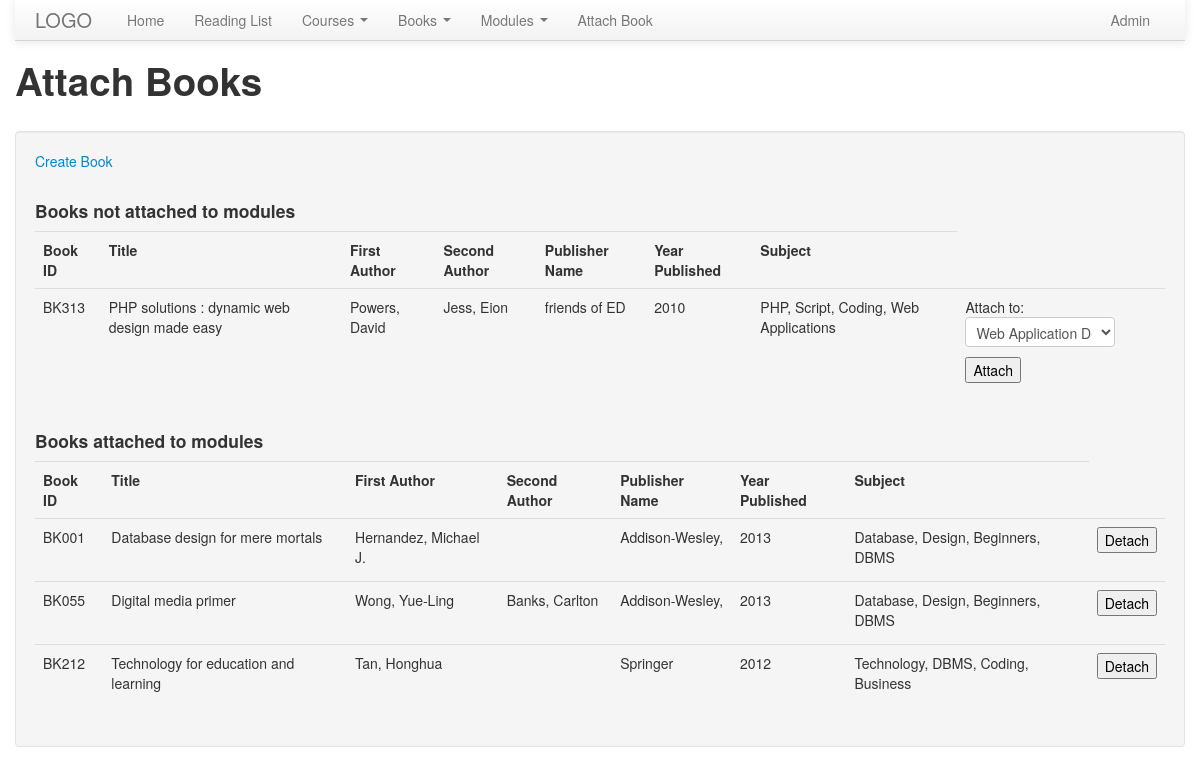
The app's page /attach_books.php (signed in) with its own data.
### tables this page shows
CREATE TABLE IF NOT EXISTS `books` (
  `Book_ID` char(5) NOT NULL,
  `Title` varchar(50) NOT NULL,
  `First_Author` varchar(30) NOT NULL,
  `Second_Author` varchar(30) DEFAULT NULL,
  `Publisher` varchar(50) NOT NULL,
  `Year` year(4) NOT NULL,
  `Content_Summary` varchar(100) NOT NULL,
  PRIMARY KEY (`Book_ID`)
);

### attach_books.php (the view, shortened to what this page needs)
<?php
require_once "inc/inc.php";
include 'header.php';
?>
<body>
    <div class = "container">
    <?php include 'navigation_bar.php';
	?>
    <h1>Attach Books</h1>
    <br>
	<div class = "well">
    <a href=book_create.php?>Create Book</a>
    <br>
    <br>
    <?php
        try{
            $sql = "SELECT * from books WHERE Book_ID NOT IN (SELECT Book_ID FROM reading_list)";
            $results = $conn->query($sql);
            $count = $results->rowCount();
        }
        catch (PDOException $e) {
                echo "error: ". $e->getMessage();
            }
        echo "<h4>Books not attached to modules</h4>";
        if ($count > 0) {
            echo "<table class=\"table\">";
            echo "<th>Book ID</th><th>Title</th><th>First Author</th><th>Second Author</th><th>Publisher Name</th><th>Year Published</th><th>Subject</th> ";
            foreach ($results as $row) {
				$modules = $conn -> query ("SELECT Title, Module_ID FROM modules");
                echo "<tr>";
                echo "<td>" . $row["Book_ID"] . "</td>";
                echo "<td>" . $row["Title"] . "</td>";
                echo "<td>" . $row["First_Author"] . "</td>";
                echo "<td>" . $row["Second_Author"] . "</td>";
                echo "<td>" . $row["Publisher"] . "</td>";
                echo "<td>" . $row["Year"] . "</td>";
                echo "<td>" . $row["Content_Summary"] . "</td>";
				echo "<td> Attach to: <form action = 'attach_books.php' method = 'get'>
				<select style='max-width:150px;' name='module'>";
					foreach($modules as $module){
						echo "<option value =".$module['Module_ID'].">".$module['Title']."</option>";
					}
				echo "</select>
				<button type='submit' name ='attach' value ='".$row['Book_ID']."'>Attach</button>
				</form>";
                echo "</tr>\n";
            }
            print "</table>\n";
        }else{
			echo "All books are attached ";
		}
		 try{
            $sql = "SELECT * from books WHERE Book_ID IN (SELECT Book_ID FROM reading_list)";
            $results = $conn->query($sql);
            $count = $results->rowCount();
        }
        catch (PDOException $e) {
                echo "error: ". $e->getMessage();
            }
        echo "<h4>Books attached to modules</h4>";
        if ($count > 0) {
            echo "<table class=\"table\">";
            echo "<th>Book ID</th><th>Title</th><th>First Author</th><th>Second Author</th><th>Publisher Name</th><th>Year Published</th><th>Subject</th> ";
            foreach ($results as $row) {
                echo "<tr>";
                echo "<td>" . $row["Book_ID"] . "</td>";
                echo "<td>" . $row["Title"] . "</td>";
                echo "<td>" . $row["First_Author"] . "</td>";
                echo "<td>" . $row["Second_Author"] . "</td>";
                echo "<td>" . $row["Publisher"] . "</td>";
                echo "<td>" . $row["Year"] . "</td>";
                echo "<td>" . $row["Content_Summary"] . "</td>";
				echo "<td> <form action = 'attach_books.php' method = 'get'>
				<button type='submit' name ='deattach' value ='".$row['Book_ID']."'>Detach</button>
				</form>";
                echo "</tr>\n";
            }
            print "</table>\n";
        }else{
			echo "No available books are attached to any modules, yet";
		}
    ?>
    </div>
    </div>
</body>
<?php include 'footer.php'
 ?>

### css/style.css (style rules this page uses)
li,a { -webkit-transition: 1000ms linear 0s; -moz-transition: 1000ms linear 0s; -o-transition: 1000ms linear 0s; transition: 1000ms linear 0s; }

### records on screen
books: Book_ID "BK313", Title "PHP solutions : dynamic web design made easy", First_Author "Powers, David", Second_Author "Jess, Eion", Publisher "friends of ED", Year "2010", Content_Summary "PHP, Script, Coding, Web Applications"
books: Book_ID "BK001", Title "Database design for mere mortals", First_Author "Hernandez, Michael J.", Publisher "Addison-Wesley,", Year "2013", Content_Summary "Database, Design, Beginners, DBMS"
books: Book_ID "BK055", Title "Digital media primer", First_Author "Wong, Yue-Ling", Second_Author "Banks, Carlton", Publisher "Addison-Wesley,", Year "2013", Content_Summary "Database, Design, Beginners, DBMS"
books: Book_ID "BK212", Title "Technology for education and learning", First_Author "Tan, Honghua", Publisher "Springer", Year "2012", Content_Summary "Technology, DBMS, Coding, Business"

### other values on screen
form field module "Web Application Development"
